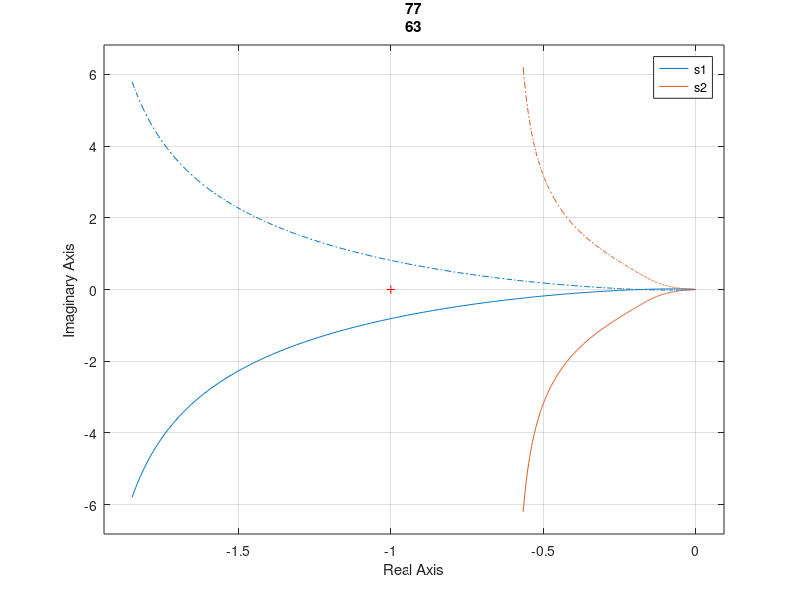

Source code (MATLAB):
clear;
close all;

K=2;
T1=0.1; 
T2=0.9; 
Td=0.7;

s1 = tf([0 0 0 K], [T1*T2 T1+T2 1 0]);
s2 = tf([0 0 K*Td K], [T1*T2 T1+T2 1 0]);


figure(1)
nyquist(s1,s2);
title("K=" + K)